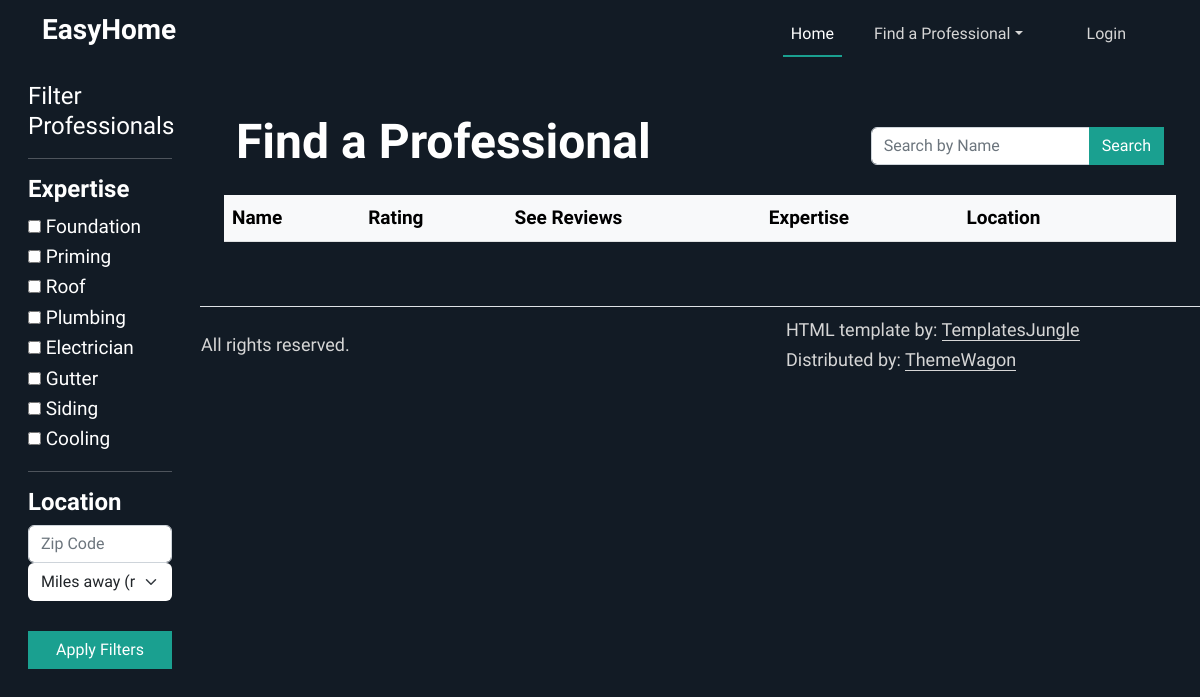
Page /professionals on the earlier database version.
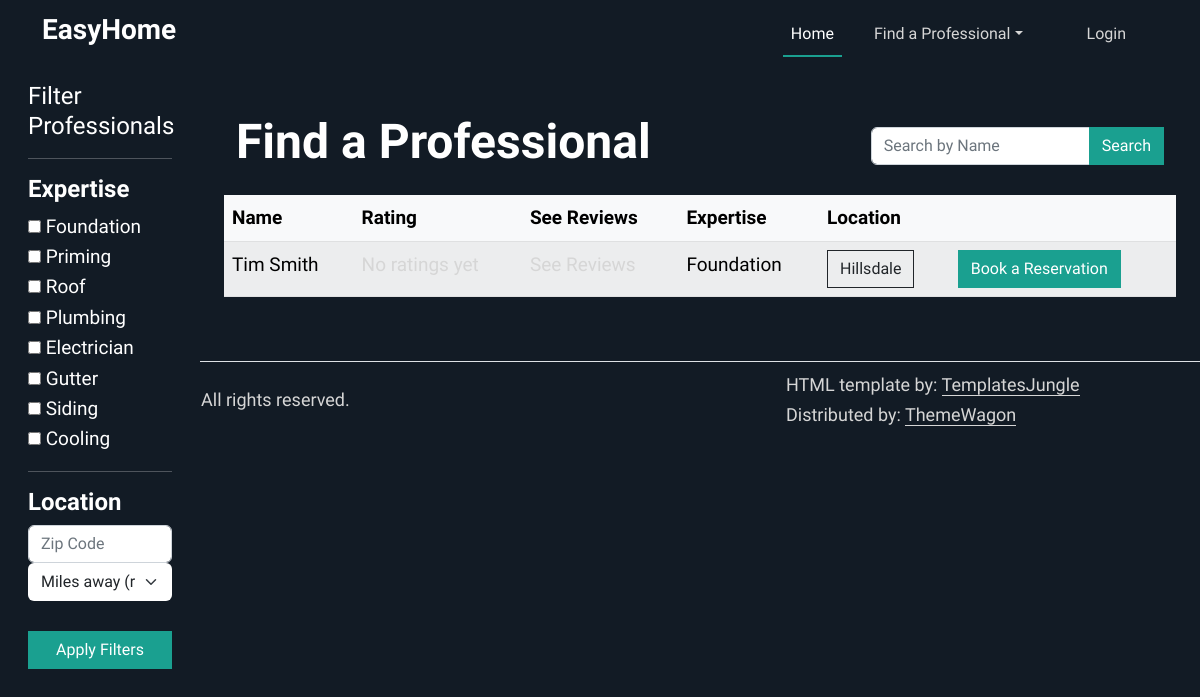
Same page on the later database version.
### tables this page shows
CREATE TABLE professionals (
                  id INTEGER PRIMARY KEY AUTOINCREMENT,
                  user_id INTEGER NOT NULL,
                  profession VARCHAR2(50) NOT NULL,
                  hourly_cost DECIMAL(10,2),
                  description TEXT,
                  is_verified BOOLEAN DEFAULT 0,
                  FOREIGN KEY (user_id) REFERENCES users(id)
            );

CREATE TABLE users (
                id INTEGER PRIMARY KEY AUTOINCREMENT,
                first_name VARCHAR2(25) NOT NULL,
                middle_name VARCHAR2(15),
                last_name VARCHAR2(25) NOT NULL,
                gender CHAR(1) CHECK (gender IN ('M','F','O')) NOT NULL,
                phone_number VARCHAR2(12) NOT NULL,
                email VARCHAR2(50) NOT NULL,
                password VARCHAR2(50) NOT NULL,
                street_number VARCHAR2(10),
                street_name VARCHAR2(35),
                town VARCHAR2(30),
                state CHAR(2),
                zip_code NUMBER(5),
                user_type VARCHAR2(20) CHECK (user_type IN ('customer','professional')) DEFAULT 'customer'
            );

### app.py (the view, shortened to what this page needs)
@app.route('/professionals', methods=["GET", "POST"])
def professionals():
    list = get_professionals()
    user_zip = ""
    if current_user.is_authenticated:
        user_zip = get_user_by_id(current_user.id).zip_code
    return render_template("professionals.html", professionals=list, user_zip=user_zip)

### templates/professionals.html (shortened to what the changed rows need)
{%extends "base.html"%}
{%block content%}
<div class="container-fluid">
  <div class="row">
    <main class="col-md-9 ms-sm-auto col-lg-10 px-md-4 offset-md-3">
        <section id="feature">
          <div class="container py-5">
            <div class="row align-items-center mb-3">
              <div class="col-md-8">
                <h2>Find a Professional</h2>
              </div>
            </div>
          <div class="row">
            <table class="table table-striped table-light">
              <thead>
                <tr>
                  <th scope="col">Name</th>
                  <th scope="col">Rating</th>
                  <th scope="col">See Reviews</th>
                  <th scope="col">Expertise</th>
                  <th scope="col">Location</th>
                  <th scope="col"></th>
                </tr>
              </thead>
              <tbody>
                {%for prof in professionals%}
                <tr>
                  <td>{{prof.first_name}} {{prof.last_name}}</td>
                  <td>
                    <a href="/submit_review/{{prof.user_id}}">
                    {% if prof.avg_rating > 0 %}
                    <span class="text-warning">
                      {% for i in range(prof.avg_rating|int) %}
                        <i class="fas fa-star"></i>
                      {% endfor %}
                      {% if prof.avg_rating % 1 >= 0.5 %}
                        <i class="fas fa-star-half-alt"></i>
                      {% endif %}
                    </span>
                    {{ prof.avg_rating }} ({{ prof.review_count }} reviews)
                  {% else %}
                    No ratings yet
                  {% endif %}
                </a>
                </td>
                <td>
                  {% if prof.avg_rating > 0 %}
                    <span class="text-warning">
                      {% for i in range(prof.avg_rating|int) %}
                        <i class="fas fa-star"></i>
                      {% endfor %}
                      {% if prof.avg_rating % 1 >= 0.5 %}
                        <i class="fas fa-star-half-alt"></i>
                      {% endif %}
                    </span>
                    <a href="/reviews/{{prof.prof_id}}">{{ prof.avg_rating }} ({{ prof.review_count }} reviews)</a>
                  {% else %}
                    <a href="/reviews/{{prof.prof_id}}">See Reviews</a>
                  {% endif %}
                </td>
                  <td>{{prof.profession}}</td>
                  <td><button type="button" class="btn btn-outline-dark" data-bs-toggle="modal"
                      data-bs-target="#exampleModal{{ loop.index }}">
                      {{prof.town}}
                    </button>
                  </td>
                  <td><a href="/createReservation/{{prof.user_id}}" class="btn btn-primary" role="button">Book a Reservation</a></td>
                </tr>
                {%endfor%}
              </tbody>
            </table>
          </div>
        </div>
      </section>
    </main>
  </div>
</div>
{%endblock%}

Differences in the rows shown:
added professionals: first_name "Tim", last_name "Smith", profession "Foundation", town "Hillsdale"
